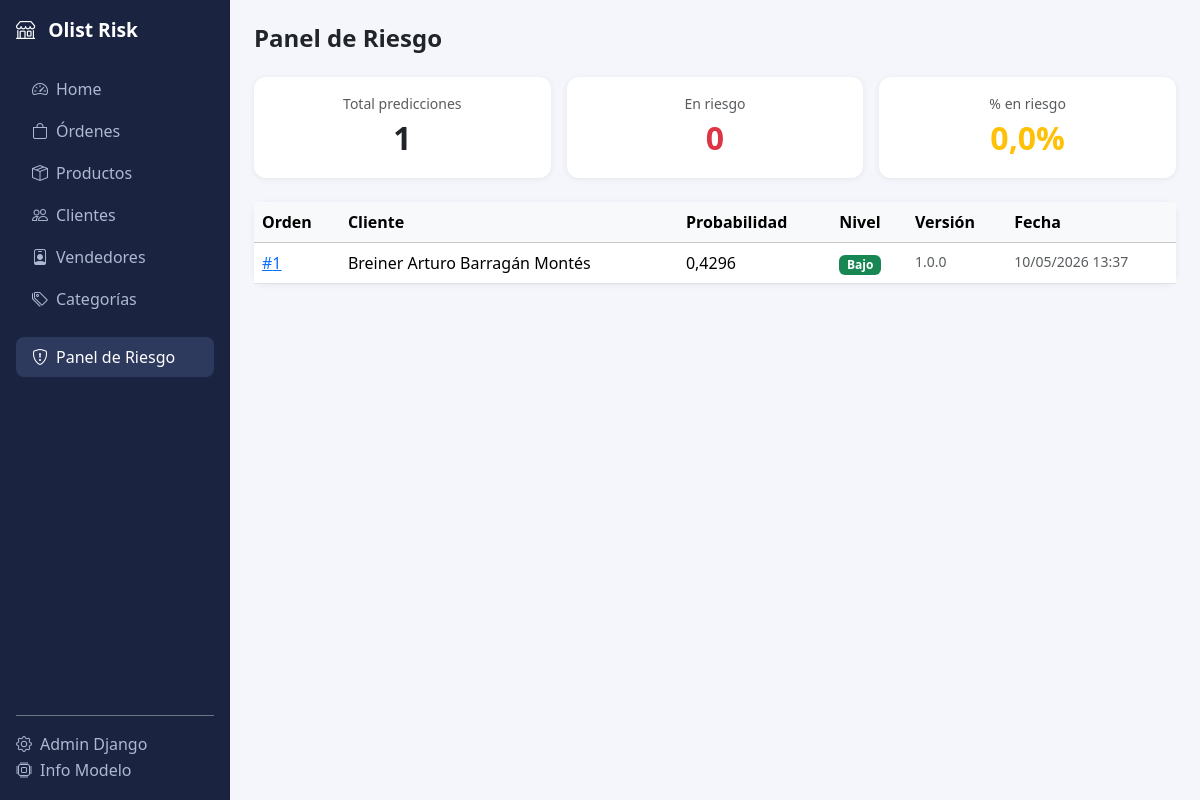
The page /riesgo/ on the database as committed earlier.
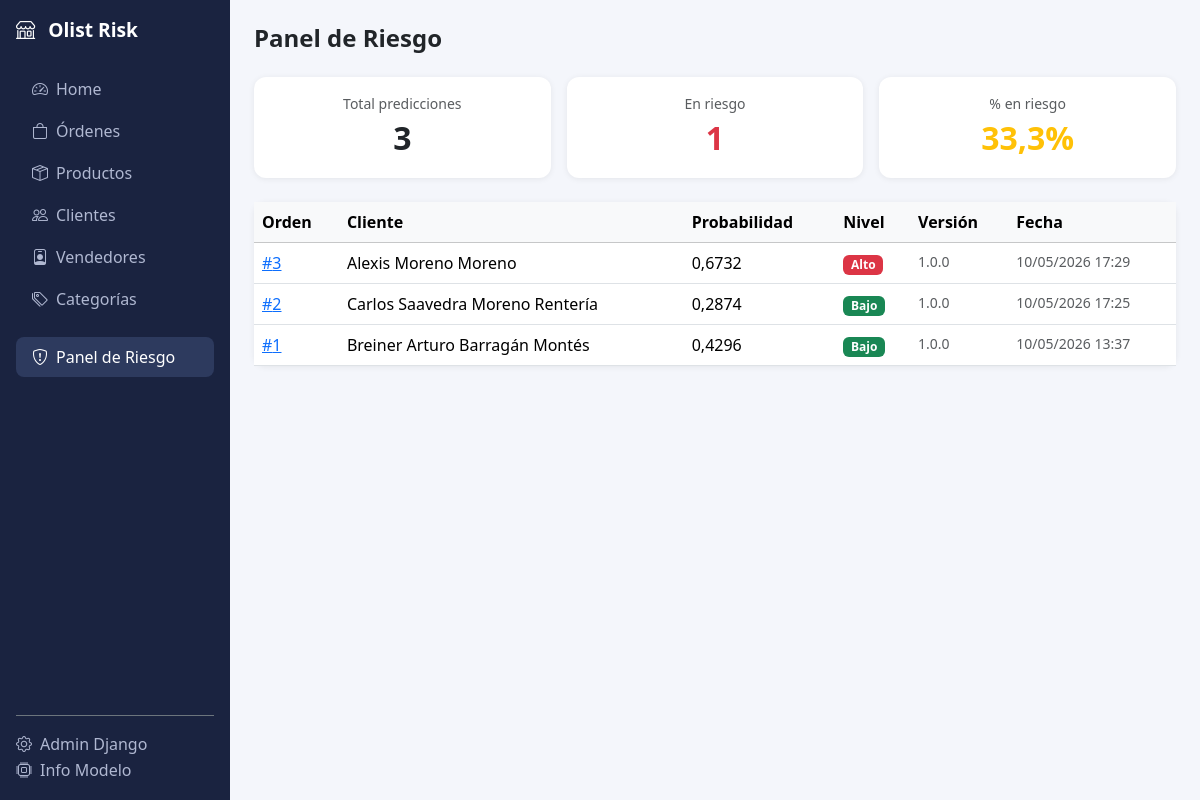
The same page on the database as committed later.
### marketplace/models.py (models this page shows, shortened)
class RiskPrediction(models.Model):
    order            = models.OneToOneField(Order, on_delete=models.CASCADE, related_name="risk_prediction")
    risk_probability = models.FloatField()
    risk_label       = models.BooleanField()
    threshold_used   = models.FloatField(default=0.45)
    model_version    = models.CharField(max_length=20, default="1.0.0")
    features_snapshot = models.JSONField(default=dict, blank=True)
    predicted_at     = models.DateTimeField(auto_now_add=True)
    class Meta:
        verbose_name        = "Predicción de Riesgo"
        verbose_name_plural = "Predicciones de Riesgo"

class Order(models.Model):
    class Status(models.TextChoices):
        PENDING    = "pending",    "Pendiente"
        APPROVED   = "approved",   "Aprobada"
        PROCESSING = "processing", "En proceso"
        SHIPPED    = "shipped",    "Enviada"
        DELIVERED  = "delivered",  "Entregada"
        CANCELLED  = "cancelled",  "Cancelada"
    customer           = models.ForeignKey(Customer, on_delete=models.PROTECT, related_name="orders", verbose_name="Cliente")
    status             = models.CharField(max_length=20, choices=Status.choices, default=Status.PENDING)
    purchase_timestamp = models.DateTimeField(default=timezone.now)
    approved_at        = models.DateTimeField(null=True, blank=True)
    estimated_delivery = models.DateField(null=True, blank=True, verbose_name="Entrega estimada")
    delivered_at       = models.DateTimeField(null=True, blank=True)
    total_items    = models.PositiveIntegerField(default=0)
    total_price    = models.DecimalField(max_digits=14, decimal_places=2, default=0)
    total_freight  = models.DecimalField(max_digits=12, decimal_places=2, default=0)
    unique_sellers = models.PositiveIntegerField(default=0)
    same_state     = models.BooleanField(default=False)
    month_sin   = models.FloatField(default=0.0)
    month_cos   = models.FloatField(default=0.0)
    weekday_sin = models.FloatField(default=0.0)
    weekday_cos = models.FloatField(default=0.0)
    approval_delay_log     = models.FloatField(default=0.0)
    estimated_delivery_log = models.FloatField(default=0.0)
    created_at = models.DateTimeField(auto_now_add=True)
    updated_at = models.DateTimeField(auto_now=True)
    class Meta:
        verbose_name        = "Orden"
        verbose_name_plural = "Órdenes"
        ordering            = ["-purchase_timestamp"]

class Customer(models.Model):
    name             = models.CharField(max_length=200, verbose_name="Nombre")
    email            = models.EmailField(unique=True)
    customer_state   = models.CharField(max_length=3, choices=ESTADOS_CO, blank=True, verbose_name="Departamento")
    phone            = models.CharField(max_length=20, blank=True)
    created_at       = models.DateTimeField(auto_now_add=True)
    class Meta:
        verbose_name        = "Cliente"
        verbose_name_plural = "Clientes"

### marketplace/views.py (the view)
# urls.py: path("riesgo/",                       views.risk_dashboard,      name="risk_dashboard"),
def risk_dashboard(request):
    predictions = (
        RiskPrediction.objects
        .select_related("order__customer")
        .order_by("-predicted_at")
    )
    total   = predictions.count()
    at_risk = predictions.filter(risk_label=True).count()
    pct     = round(at_risk / total * 100, 1) if total else 0
    return render(request, "marketplace/risk_dashboard.html", {
        "predictions": predictions[:50],
        "total":       total,
        "at_risk":     at_risk,
        "pct":         pct,
    })

### marketplace/templates/marketplace/risk_dashboard.html (shortened to what this page needs)
{% extends "marketplace/base.html" %}
{% block content %}
<h4 class="fw-bold mb-4">Panel de Riesgo</h4>
<div class="row g-3 mb-4">
  <div class="col-md-4">
    <div class="card p-3 text-center">
      <div class="text-muted small">Total predicciones</div>
      <div class="fs-2 fw-bold">{{ total }}</div>
    </div>
  </div>
  <div class="col-md-4">
    <div class="card p-3 text-center">
      <div class="text-muted small">En riesgo</div>
      <div class="fs-2 fw-bold text-danger">{{ at_risk }}</div>
    </div>
  </div>
  <div class="col-md-4">
    <div class="card p-3 text-center">
      <div class="text-muted small">% en riesgo</div>
      <div class="fs-2 fw-bold text-warning">{{ pct }}%</div>
    </div>
  </div>
</div>
<div class="card">
  <table class="table table-hover mb-0">
    <thead class="table-light">
      <tr><th>Orden</th><th>Cliente</th><th>Probabilidad</th><th>Nivel</th><th>Versión</th><th>Fecha</th></tr>
    </thead>
    <tbody>
      {% for rp in predictions %}
      <tr>
        <td><a href="{% url 'marketplace:order_detail' rp.order.pk %}">#{{ rp.order.pk }}</a></td>
        <td>{{ rp.order.customer.name }}</td>
        <td>{{ rp.risk_probability|floatformat:4 }}</td>
        <td>
          {% if rp.risk_probability >= 0.65 %}
            <span class="badge bg-danger">Alto</span>
          {% elif rp.risk_probability >= 0.45 %}
            <span class="badge bg-warning text-dark">Medio</span>
          {% else %}
            <span class="badge bg-success">Bajo</span>
          {% endif %}
        </td>
        <td class="text-muted small">{{ rp.model_version }}</td>
        <td class="text-muted small">{{ rp.predicted_at|date:"d/m/Y H:i" }}</td>
      </tr>
      {% empty %}
      <tr><td colspan="6" class="text-center text-muted py-4">Sin predicciones aún. Crea y aprueba una orden.</td></tr>
      {% endfor %}
    </tbody>
  </table>
</div>
{% endblock %}

Rows that differ between the two databases and show on the page:
added RiskPrediction: order.pk "3", order.customer.name "Alexis Moreno Moreno", risk_probability "0,6732", shows "Alto", model_version "1.0.0", predicted_at "10/05/2026 17:29"
added RiskPrediction: order.pk "2", order.customer.name "Carlos Saavedra Moreno Rentería", risk_probability "0,2874", shows "Bajo", model_version "1.0.0", predicted_at "10/05/2026 17:25"
Other text that changed with them:
{{ total }}: "1" → "3"
{{ at_risk }}: "0" → "1"
{{ pct }}: "0,0" → "33,3"
